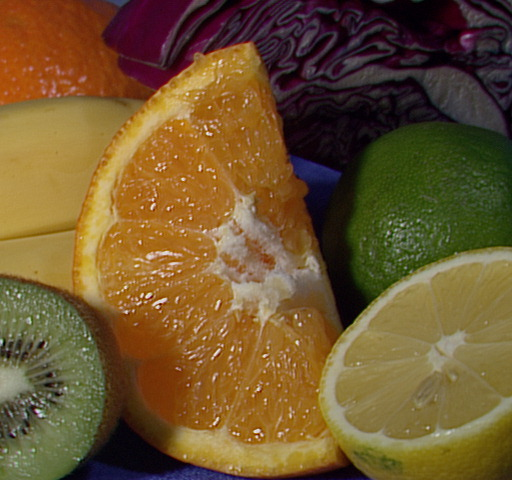
//> input picture fruits.jpg, 512 x 480 px
$ ./exercise_03 ../fruits.jpg   (built with g++ and OpenCV 4)
//> lines starting //> are read from the running program, lines starting //| are printed output that depends on the picture; after the words box and inside, x2 and y2 are one past the last pixel; in counts of white or black regions, pixels touching at a corner belong together
// Solution for Exercise 3 - Computer Vision 1 Lecture
//
// Author: Pablo Rodriguez Robles
// Email: pablordrrbl@gmail.com
//
// Credits to the excercise propolsal:
// TU Dresden, Inf, CV1 Ex3, Holger Heidrich
//
//
// Exercise 3, Orientation Histograms
//
// ----
// TODO: Drescription
// ------
//

#include "opencv2/imgproc/imgproc.hpp"
#include "opencv2/imgcodecs.hpp"
#include "opencv2/videoio/videoio.hpp"
#include "opencv2/highgui/highgui.hpp"
#include <iostream>
#include <functional>
#include <queue>

using namespace cv;
using namespace std;

// Image matrices
Mat image, gray_image;
Mat Ix, Iy;
Mat abs_Ix, abs_Iy;
Mat mag, angle;
Mat color_edges, mix;
Mat grad_hist;
Mat rot_image;

// Trackbar parameters
const int alpha_slider_max = 100;
int alpha_slider;
double alpha;
double beta;

void on_trackbar(int, void*)
{
  alpha = (double) alpha_slider/alpha_slider_max;
  beta = (1.0 - alpha);

  cvtColor(mag, color_edges, cv::COLOR_GRAY2BGR);

  addWeighted(image, alpha, color_edges, beta, 0.0, mix);

  // imshow("Linear Blend", mix);
}

int main( int argc, char** argv ){

  // Load input image
  char* filename = argv[1];
  image = imread(filename, 1);
//> image is the input picture: 480 rows x 512 cols, CV_8UC3; mean B, G, R 46.2, 85.6, 110.8

  // Convert our image from BGR to Grayscale format
  cvtColor(image, gray_image, CV_BGR2GRAY);
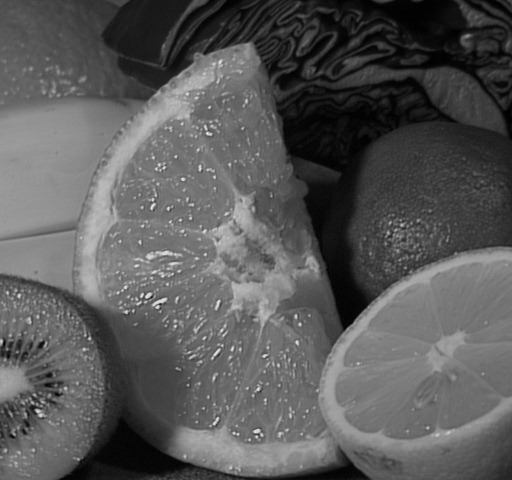
//> gray_image: 480 rows x 512 cols, CV_8UC1; min 0, max 238, mean 88.7

  // --- Generate a image for the gradient intensity of the gay image ---

  // --- Compute image gradients ---
  int scale = 1;
  int delta = 0;
  int ddepth = CV_32F;  // To avoid overflow

  Sobel(gray_image, Ix, ddepth, 1, 0, 3, scale, delta, BORDER_DEFAULT);
  Sobel(gray_image, Iy, ddepth, 0, 1, 3, scale, delta, BORDER_DEFAULT);
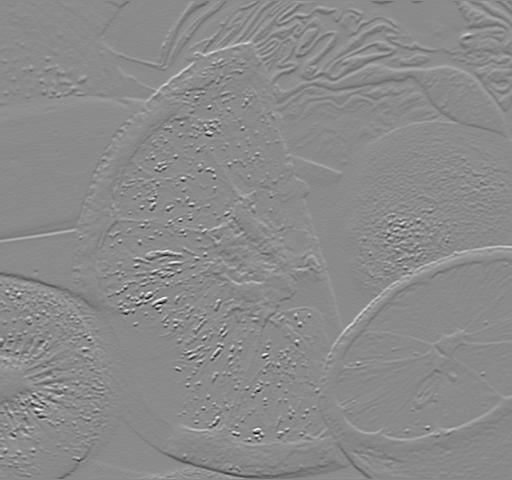
//> Iy: 480 rows x 512 cols, CV_32FC1; min -658, max 551, mean 0.3; drawn with min black and max white

  cartToPolar(Ix, Iy, mag, angle, 1);
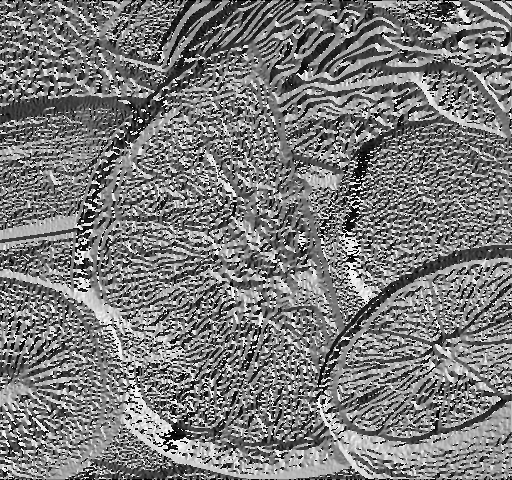
//> angle: 480 rows x 512 cols, CV_32FC1; min 0, max 359.8, mean 173.4; drawn with min black and max white

  // Convert partial results back to CV_8U
  convertScaleAbs(Ix, abs_Ix);
  convertScaleAbs(Iy, abs_Iy);
  convertScaleAbs(mag, mag);
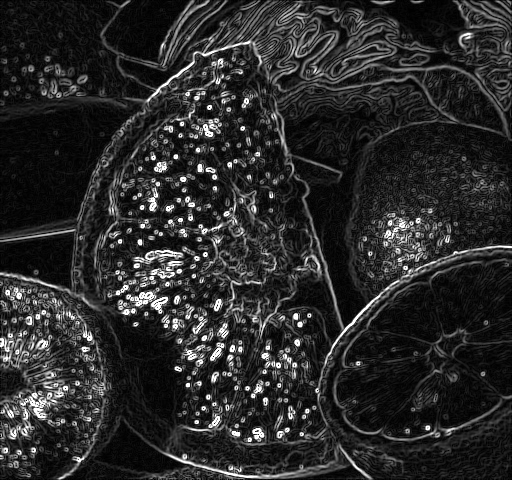
//> mag: 480 rows x 512 cols, CV_8UC1; min 0, max 255, mean 42.4
  convertScaleAbs(angle, angle);
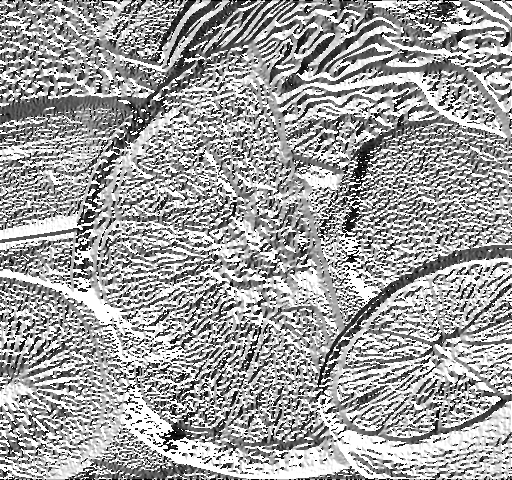
//> angle: 480 rows x 512 cols, CV_8UC1; min 0, max 255, mean 160.6

  // Establish the number of bins
  int histSize = 360;

  //
  float range[] = { 0, 360 } ;
  const float* histRange = { range };

  bool uniform = true;
  bool accumulate = false;

  // Compute histogram
  calcHist(&angle, 1, 0, Mat(), grad_hist, 1, &histSize, &histRange, uniform, accumulate);
//> grad_hist = 360 values, max 65293 at index 255, min 0 at index 256, mean 682.7

  // Draw histogram
  int hist_w = 720; int hist_h = 400;
  int bin_w = cvRound((double) hist_w/histSize);  // Rounds floating-point number to the nearest integer

  // Show magtrix data
  // cout << mag << endl << endl;

  // Create image with withe background
  Mat histImage(hist_h, hist_w, CV_8U, Scalar(255, 255, 255));  // (rows, cols) --> (hist_h, hist_w)

  // Normalize the result to [0, histImage.rows]
  normalize(grad_hist, grad_hist, 0, histImage.rows, NORM_MINMAX, -1, Mat());
//> grad_hist = 360 values, max 400 at index 255, min 0 at index 256, mean 4.18

  // Draw
  for(int i = 0; i < histSize; i++)
    {
      float hval = cvRound(grad_hist.at<float>(i));

      rectangle(histImage,
                Rect(bin_w*i, hist_h - hval, bin_w, hval),  // (x, y, width, height), top-left
                cv::Scalar::all(0),  // Black rectangle
                CV_FILLED
                );
    }
//> this loop made 360 passes
//> hval on passes 1 to 3: 23, 1, 3
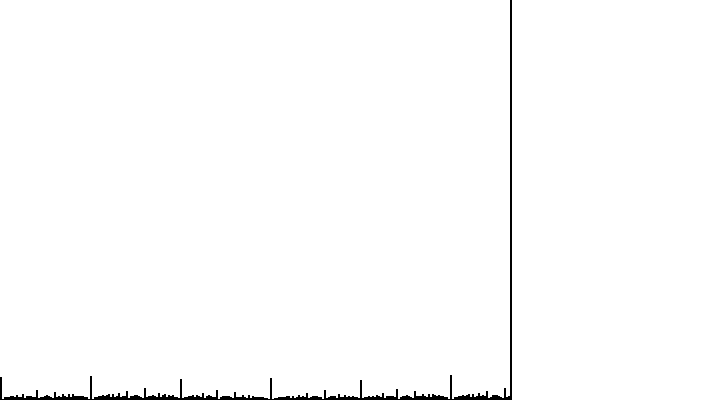
//> histImage: 400 rows x 720 cols, CV_8UC1; 99% white; 1 black region, box (x1, y1, x2, y2) and area: (0, 0, 512, 400) 3004

  int  maxId;
  Mat sortedHist;
  double rot_angle;

  sortIdx(grad_hist, sortedHist, CV_SORT_EVERY_COLUMN + CV_SORT_DESCENDING);
//> sortedHist = 360 values, max 359 at index 319, min 0 at index 3, mean 179.5

  maxId = sortedHist.at<int>(0, 1);
//> maxId = 225
  rot_angle = 360 / histSize * maxId;
//> rot_angle = 225
  cout << sortedHist << endl;
//| [255;
//|  225;
//|  45;
//|  0;
//> (the first 4 of 269 printed lines)
  cout << maxId << "   " << rot_angle << endl;
//| 225   225

  Point2f pc(image.cols/2., image.rows/2.);
//> pc = Point(256, 240)
  Mat r = cv::getRotationMatrix2D(pc, rot_angle, 1.0);
//> r = [[-0.707, -0.707, 606.7], [0.707, -0.707, 228.7]]

  warpAffine(image, rot_image, r, image.size());
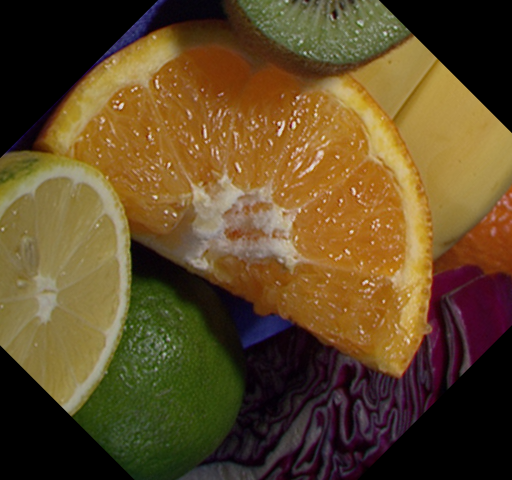
//> rot_image: 480 rows x 512 cols, CV_8UC3; mean B, G, R 39.1, 73.9, 95.5

  // Display
  namedWindow("Gradient Histogram", CV_WINDOW_AUTOSIZE );
  imshow("Gradient Histogram", histImage );

  namedWindow("Original");
  //namedWindow("Ix");
  //namedWindow("Iy");

  imshow("Original", rot_image);
  //imshow("Ix", abs_Ix);
  //imshow("Iy", mag);

  // Initialize values
  alpha_slider = 0;

  // Create Windows
  //namedWindow("Linear Blend", 1);

  // Create Trackbars
  char TrackbarName[50];
  sprintf(TrackbarName, "Alpha x %d", alpha_slider_max);

  createTrackbar(TrackbarName, "Linear Blend", &alpha_slider, alpha_slider_max, on_trackbar);

  on_trackbar(alpha_slider, 0);

  waitKey();

  return 0;

  // All the memory will automatically be released by Vector<>, Mat and Ptr<> destructors.
}
